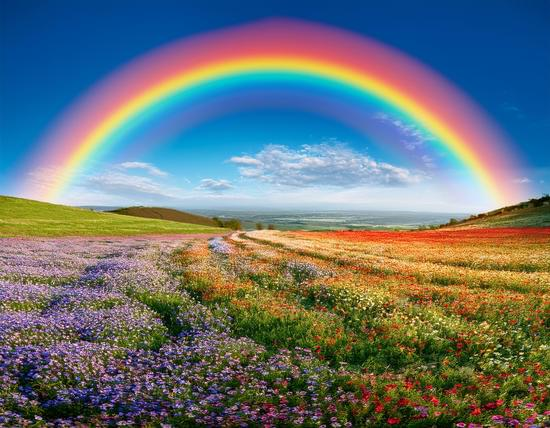
#> input picture Sprint 4/images/rainbow_field.jpg, 550 x 428 px
$ jupyter execute compare_resolutions.ipynb
#> lines starting #> are read from the running program, lines starting #| are printed output that depends on the picture; after the words box and inside, x2 and y2 are one past the last pixel; in counts of white or black regions, pixels touching at a corner belong together; long printed decimals are rounded
**Task**
Compare labels of different resolutions for overlap. This verifies consistency regardless of resolution. There should only ever be more precision, not different predictions, when resolution scale, assuming some margin of error.

**Plan**
Use 10m as a baseline. Scale down pixel size for higher resolutions. This can be done by performing an inverse scale mapping from the higher resolution image of larger pixel dimensions to the smaller image of lower resolution.

[cell 1]
from pathlib import Path
import cv2
import matplotlib.pyplot as plt

img = cv2.imread(Path("images") / "rainbow_field.jpg")
#> img is the input picture: shape (428, 550, 3); mean B, G, R 116.9, 115, 104.7
plt.imshow(img);

[cell 2]
(img > 240).sum()
#> Out = 8276

[cell 3]
gimg = img.mean(axis=-1)
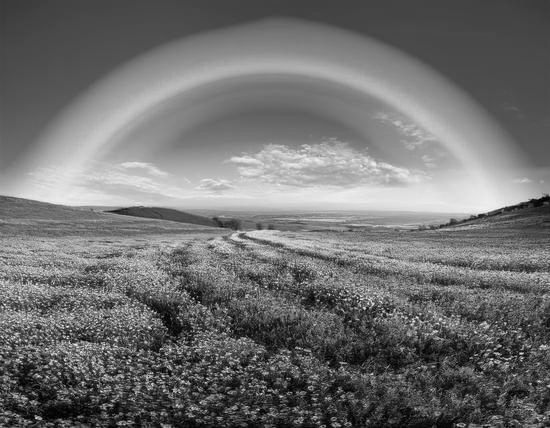
#> gimg: shape (428, 550) float64; min 0, max 249.3, mean 112.2
plt.imshow(gimg, cmap="gray")
plt.show()

[cell 4]
import pandas as pd

gdist = gimg.flatten()
print(pd.Series(gdist).describe())
#| count    235400.000
#| mean        112.216
#| std          52.519
#| min           0
#| 25%          72.667
#| 50%         107.667
#| 75%         150.000
#| max         249.333
#| dtype: float64
plt.hist(gdist)
plt.show()
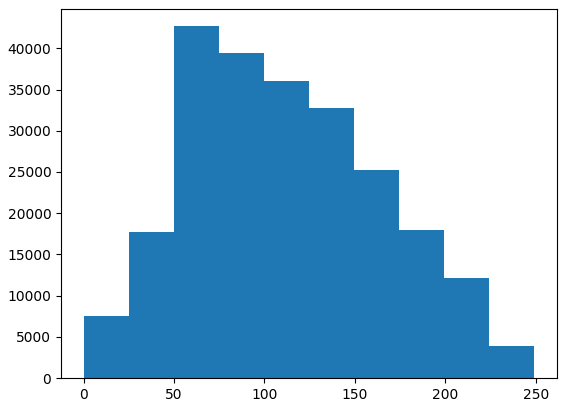
#> figure drawn by matplotlib, 1 panel; tallest bar 42675 high, from x = 49.87 to 74.8

[cell 5]
bimg = (gimg > gimg.mean()).astype(int)
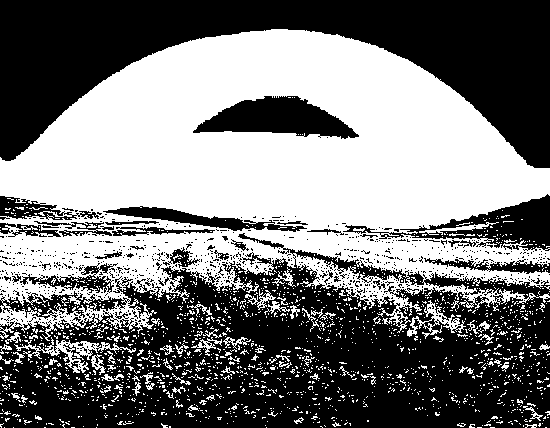
#> bimg: shape (428, 550) int64; values 0 (black) and 1 (white), 47.1% white; 1756 white regions (1669 under 20 px), largest, box (x1, y1, x2, y2) and area: (0, 29, 550, 341) 99996, (14, 337, 136, 373) 952, (407, 300, 466, 339) 601
plt.imshow(bimg)
plt.show()

[cell 6]
import skimage
import numpy as np

def scale_resolution_2d(img: np.ndarray, scale_factor: float, height: int, width: int):
    """
    Scales an image by a specified factor and distorts the image to the specified dimensions.

    Args:
        img: 2d np array. Expects the color channel to be the last argument. If using grayscale images, be sure that the last dimension has size 1.
        scale_factor: factor by which the scale the height and width of the image.
        height, width: dimensions of the output image

    Returns:
        rescaled: 2d np array with dimensions (height, width, color channels)
    """
    scale = [scale_factor for _ in range(len(img.shape))]
    scale[-1] = 1 # don't scale last dim. this changes the color scale used

    rescaled = skimage.transform.rescale(img, scale)
    rescaled = skimage.transform.resize(rescaled, (height,width))
    return rescaled

scaled_img = scale_resolution_2d(img, 0.05, 2000, 1000)
#> in scale_resolution_2d, `rescaled = skimage.transform.rescale(img, scale)`:
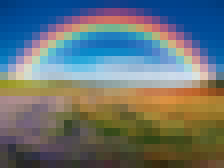
#> rescaled: shape (21, 28, 3) float64 (shown 8 times larger); mean B, G, R 0.458, 0.451, 0.411
#> in scale_resolution_2d, `rescaled = skimage.transform.resize(rescaled, (height,width))`:
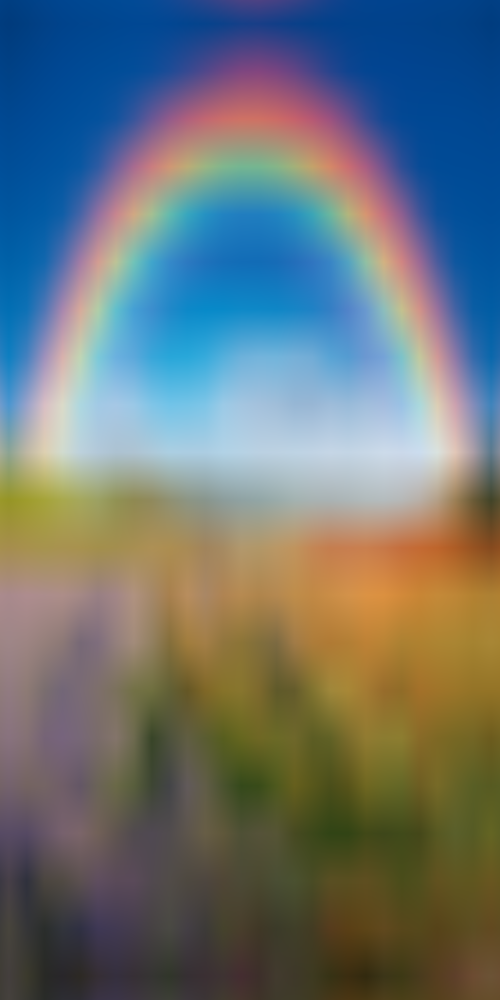
#> rescaled: shape (2000, 1000, 3) float64 (shown at 1/2 size); mean B, G, R 0.459, 0.451, 0.412
print(img.shape, scaled_img.shape)
#| (428, 550, 3) (2000, 1000, 3)
plt.imshow(scaled_img, cmap="gray")
plt.show()

[cell 7]
import numpy as np

def full_image_accuracy_2d(high_res_img: np.ndarray, low_res_img: np.ndarray, gamma: float = 1/255):
    """
    Expects a high resolution image (larger dimensions) and low resolution image (smaller dimensions) of the same size.
    Compares all pixels within the image and checks if their average color scale difference is within gamma.

    Args:
        high_res_img, low_res_img - same size 2d arrays to compare values of. Both images should be normalized to [0,1]
        gamma - used as a margin of error. By default gamma is set to 1/255 in expectation of a [0,1] normalized color scale.

    Returns:
        combined_accuracy - accuracy of all pixels, regardless of class
        scale_match_masked - a 2d array displaying predictions sufficiently close to the label.
                             a filler of 1 is used for incorrect predictions.
                             values are renormalized which causes increased contrast compared to the input images.
    """
    eps = 10**-12
    scale_match = high_res_img - low_res_img
    mask = np.where(np.abs(scale_match).mean(axis=-1) < gamma) # average absolute difference
    scale_match_masked = np.ones_like(scale_match) # zero difference indicates equality
    scale_match_masked[mask] = (scale_match[mask] - scale_match[mask].min()) / (scale_match[mask].max() - scale_match[mask].min() + eps) # keep interval [0,1]

    combined_accuracy = (scale_match_masked != 1).mean()

    return combined_accuracy, scale_match_masked

dims = img.shape[:-1]
#> dims = (428, 550)
high_res_img = scale_resolution_2d(img, 0.1, *dims)
#> call 2 of scale_resolution_2d, with scale_factor = 0.1, height = 428, width = 550
#> in scale_resolution_2d (call 2), `rescaled = skimage.transform.rescale(img, scale)`:
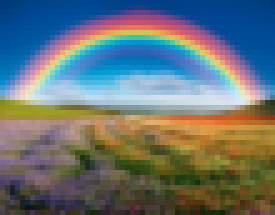
#> rescaled: shape (43, 55, 3) float64 (shown 5 times larger); mean B, G, R 0.458, 0.451, 0.411
#> in scale_resolution_2d (call 2), `rescaled = skimage.transform.resize(rescaled, (height,width))`:
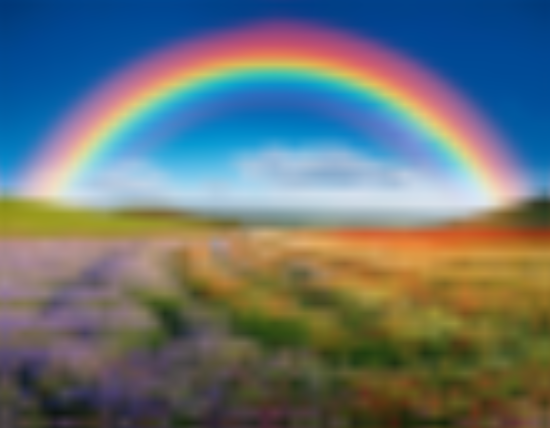
#> rescaled: shape (428, 550, 3) float64; mean B, G, R 0.458, 0.451, 0.411
low_res_img = scale_resolution_2d(high_res_img, 0.02, *dims)
#> call 3 of scale_resolution_2d, with scale_factor = 0.02, height = 428, width = 550
#> in scale_resolution_2d (call 3), `rescaled = skimage.transform.resize(rescaled, (height,width))`:
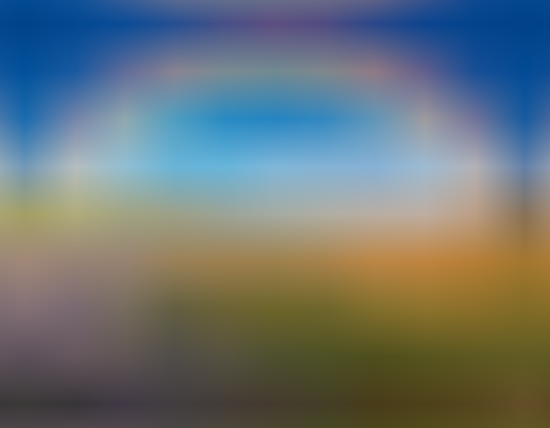
#> rescaled: shape (428, 550, 3) float64; mean B, G, R 0.46, 0.455, 0.417

plt.imshow(high_res_img)
plt.title("High res.")
plt.show()
plt.imshow(low_res_img)
plt.title("Low res.")
plt.show()

combined_accuracy, scale_match_masked = full_image_accuracy_2d(high_res_img, low_res_img, gamma=15/255)
#> in full_image_accuracy_2d, `scale_match = high_res_img - low_res_img`:
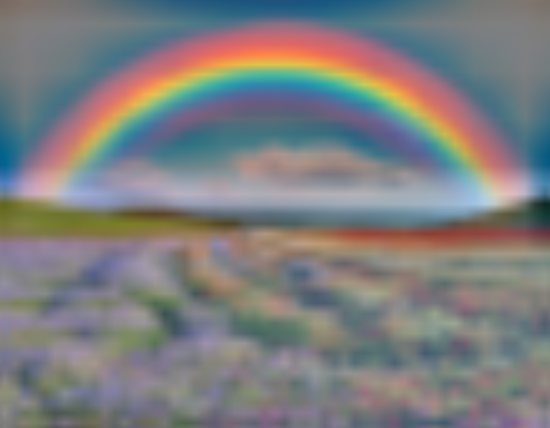
#> scale_match: shape (428, 550, 3) float64; mean B, G, R -0.0014, -0.00411, -0.00583; drawn with min black and max white
#> in full_image_accuracy_2d, `mask = np.where(np.abs(scale_match).mean(axis=-1) < gamma)`: mask = 107037 positions, rows 0 to 427, columns 0 to 549
#> in full_image_accuracy_2d, `scale_match_masked[mask] = (scale_match[mask] - scale_match[mask].min(..`:
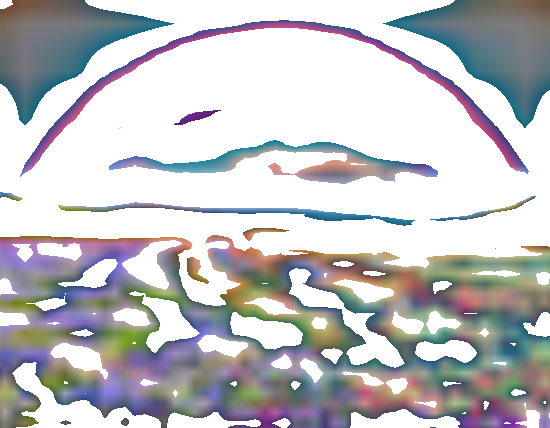
#> scale_match_masked: shape (428, 550, 3) float64; mean B, G, R 0.772, 0.759, 0.759
#> in full_image_accuracy_2d, `combined_accuracy = (scale_match_masked != 1).mean()`: combined_accuracy = 0.455
#> combined_accuracy = 0.455
print(f"Combined accuracy = {combined_accuracy * 100:.2f}%")
#| Combined accuracy = 45.47%
plt.imshow(scale_match_masked)
plt.title("Correct guesses")
plt.show()
